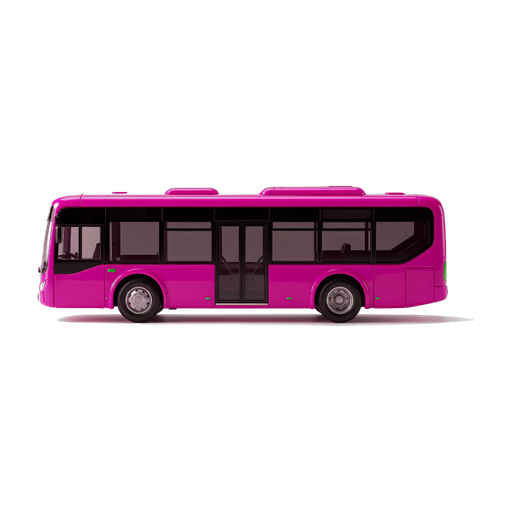
#> input picture assets/vehicles/ambulance.png, 512 x 512 px, given in place of ambulance.png.png, which was not available
$ python -i normalize_assets.py   (imports and definitions only)
#> lines starting #> are read from the running program, lines starting #| are printed output that depends on the picture; pictures that were not available may be replaced by others from this repository, and a replacement may not be noted
#> in normalize, im is the input picture: PIL image 512x512 RGBA; mean R, G, B, A 22.6, 7.9, 16.6, 48.8
#!/usr/bin/env python3
"""
统一 17 款车模:
  1) 方向 — 把"右侧亮"(R > L)的车水平翻转,统一为"车头朝右 + 左侧来光"
  2) 大小 — bbox 对角线缩放到 TARGET_DIAG px(画布内),居中 paste 到 512x512 透明画布
           用「对角线」而非「最长边」:让细长/矮宽车型的视觉体量(外接圆)基本一致,
           避免细长车显得格外大、矮宽车显得格外小。

判断左右亮度时,只用 alpha>200 的实心主体像素。
rocket 等窄物体:若左右样本不够 -> 跳过翻转,只做大小归一化。
"""
import os
from PIL import Image

VEHICLE_DIR = '/Users/apple/Downloads/CarLong/assets/vehicles'
NAMES = ['bike','scooter','car','taxi','bus','truck','train','rocket',
         'tanker','metro','plane','jet','shuttle','ufo','maglev','station','comet']
CANVAS = 512           # 输出画布尺寸（2026-10-21 从 1024 降下来：游戏里最大
                       # 用到图鉴 ~180px / 棋盘格 96px，1024 是纯浪费体积）
TARGET_DIAG = 460      # bbox 对角线目标像素(画布内,留边距)
                       # 保持与旧版同一比例 920/1024 = 460/512 = 0.898，
                       # 换画布不会改变各车型之间的视觉体量关系。
FLIP_THRESHOLD = 5     # |R - L| 超过此值才翻转
MIN_SAMPLES = 100      # 左右样本数下限(防窄物体误判)


def decide_flip(img):
    """根据 bbox 内实心像素左右半平均亮度,判断是否需要水平翻转。
       返回 True 表示 R > L + threshold(右侧亮,车头朝左,需要翻成朝右)。"""
    px = img.load()
    w, h = img.size
#> w = 512; h = 512
    xs, ys = [], []
    for y in range(h):
        for x in range(w):
            if px[x, y][3] > 200:
                xs.append(x)
                ys.append(y)
    if not xs:
        return False
    x0, x1 = min(xs), max(xs)
#> x0 = 38; x1 = 446
    y0, y1 = min(ys), max(ys)
#> y0 = 186; y1 = 323
    cx = (x0 + x1) // 2
#> cx = 242
    L, R = [], []
    for y in range(y0, y1 + 1):
        for x in range(x0, x1 + 1):
            r, g, b, a = px[x, y]
            if a > 200:
                lum = (r + g + b) / 3
                if x < cx:
                    L.append(lum)
                else:
                    R.append(lum)
#> after the loop, L = 23818 items; R = 25436 items
    if len(L) < MIN_SAMPLES or len(R) < MIN_SAMPLES:
        return False  # 窄物体(rocket)不翻转
    la, ra = sum(L) / len(L), sum(R) / len(R)
#> la = 76.21; ra = 71.15
    return (ra - la) > FLIP_THRESHOLD


def normalize(name, allow_flip=True):
    path = os.path.join(VEHICLE_DIR, f'{name}.png')
    im = Image.open(path).convert('RGBA')

    # 1) 翻转
    #    历史教训：按左右亮度猜朝向会打散已统一的朝向（用户 2026-08-18 否决）。
    #    现资产全部「车头朝左」，新增批次用 --no-flip 只做尺寸归一。
    flip = decide_flip(im) if allow_flip else False
#> flip = False
    if flip:
        im = im.transpose(Image.FLIP_LEFT_RIGHT)

    # 2) bbox
    px = im.load()
    w, h = im.size
#> w = 512; h = 512
    xs, ys = [], []
    for y in range(h):
        for x in range(w):
            if px[x, y][3] > 10:
                xs.append(x)
                ys.append(y)
    if not xs:
        print(f'  SKIP   {name} (empty)')
        return
    x0, x1 = min(xs), max(xs)
#> x0 = 37; x1 = 473
    y0, y1 = min(ys), max(ys)
#> y0 = 185; y1 = 326
    bbox = im.crop((x0, y0, x1 + 1, y1 + 1))
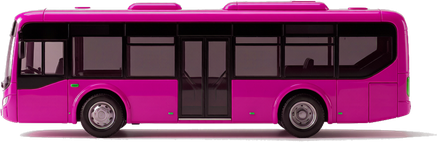
#> bbox: PIL image 437x142 RGBA; mean R, G, B, A 95.4, 33.3, 70.1, 206.1; transparent parts drawn white
    bw, bh = bbox.size
#> bw = 437; bh = 142

    # 3) 缩放:对角线长度 -> TARGET_DIAG(保留车型原生比例)
    import math
    diag = math.sqrt(bw * bw + bh * bh)
    scale = TARGET_DIAG / diag
    new_w = max(1, int(round(bw * scale)))
    new_h = max(1, int(round(bh * scale)))
    bbox = bbox.resize((new_w, new_h), Image.LANCZOS)

    # 4) 居中 paste 到 1024x1024 透明画布
    canvas = Image.new('RGBA', (CANVAS, CANVAS), (0, 0, 0, 0))
#> canvas: PIL image 512x512 RGBA; every value is 0
    ox = (CANVAS - new_w) // 2
    oy = (CANVAS - new_h) // 2
    canvas.paste(bbox, (ox, oy), bbox)

    canvas.save(path, optimize=True)
    print(f'  {"FLIP" if flip else "keep"}  {name:8}  bbox {bw}x{bh} -> {new_w}x{new_h}  center=({ox},{oy})')
#|   keep  ../assets/vehicles/ambulance.png  bbox 437x142 -> 437x142  center=(37,185)


# [12 lines not run here, left out]

>>> result = normalize('../assets/vehicles/ambulance.png')

$ run again, on assets/vehicles/car.png
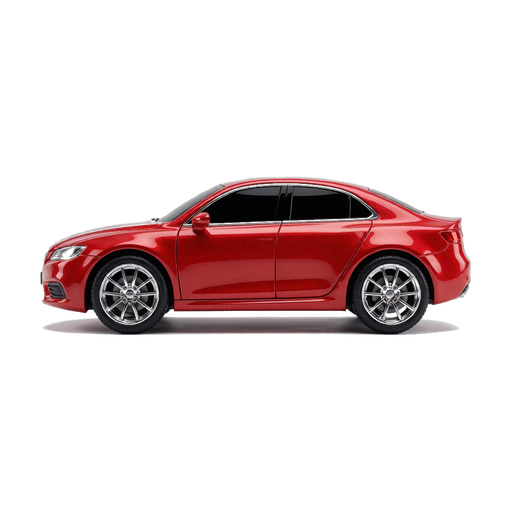
#> input picture assets/vehicles/car.png, 512 x 512 px, given in place of car.png.png, which was not available
#> in normalize, im is the input picture: PIL image 512x512 RGBA; mean R, G, B, A 25.2, 12, 12.4, 49.1
#> after the loop in decide_flip, `for y in range(y0, y1 + 1):`: L = 22401 items; R = 26318 items
#> la = 73.22; ra = 76.44
#> flip = False
#> in normalize, `bbox = im.crop((x0, y0, x1 + 1, y1 + 1))`:
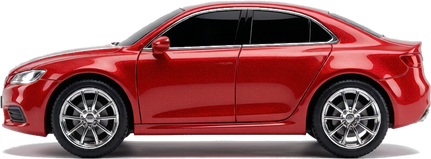
#> bbox: PIL image 431x159 RGBA; mean R, G, B, A 95.6, 44.9, 46.7, 187.9; transparent parts drawn white
#> in normalize, `bbox = bbox.resize((new_w, new_h), Image.LANCZOS)`:
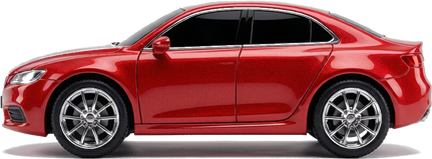
#> bbox: PIL image 432x159 RGBA; mean R, G, B, A 95.7, 45.1, 46.9, 187.8; transparent parts drawn white
#|   keep  ../assets/vehicles/car.png  bbox 431x159 -> 432x159  center=(40,176)

$ run again, on assets/vehicles/cargo.png
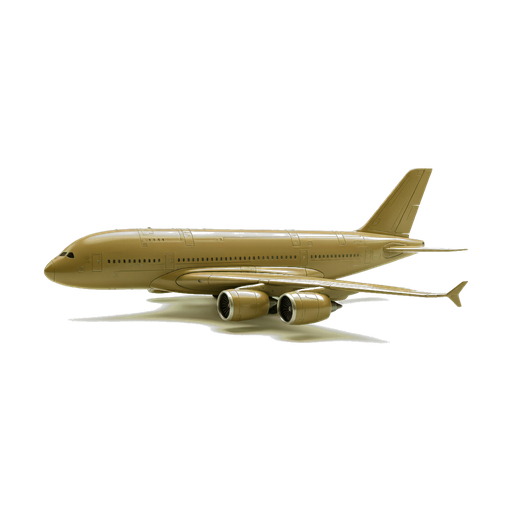
#> input picture assets/vehicles/cargo.png, 512 x 512 px, given in place of cargo.png.png, which was not available
#> in normalize, im is the input picture: PIL image 512x512 RGBA; mean R, G, B, A 17.4, 15.5, 9.4, 27.8
#> after the loop in decide_flip, `for y in range(y0, y1 + 1):`: L = 13724 values, max 186.3 at index 7870, min 1.67 at index 10767, mean 104.2; R = 12816 values, max 187.3 at index 9106, min 2.67 at index 10731, mean 109.4
#> la = 104.2; ra = 109.4
#> flip = True
#> in normalize, `im = im.transpose(Image.FLIP_LEFT_RIGHT)`:
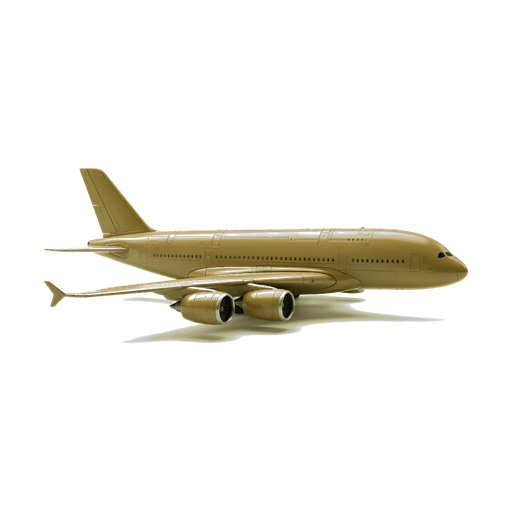
#> im: PIL image 512x512 RGBA; mean R, G, B, A 17.4, 15.5, 9.4, 27.8; transparent parts drawn white
#> in normalize, `bbox = im.crop((x0, y0, x1 + 1, y1 + 1))`:
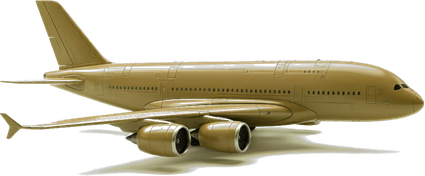
#> bbox: PIL image 425x176 RGBA; mean R, G, B, A 60.9, 54.3, 33, 97.6; transparent parts drawn white
#|   FLIP  ../assets/vehicles/cargo.png  bbox 425x176 -> 425x176  center=(43,168)
